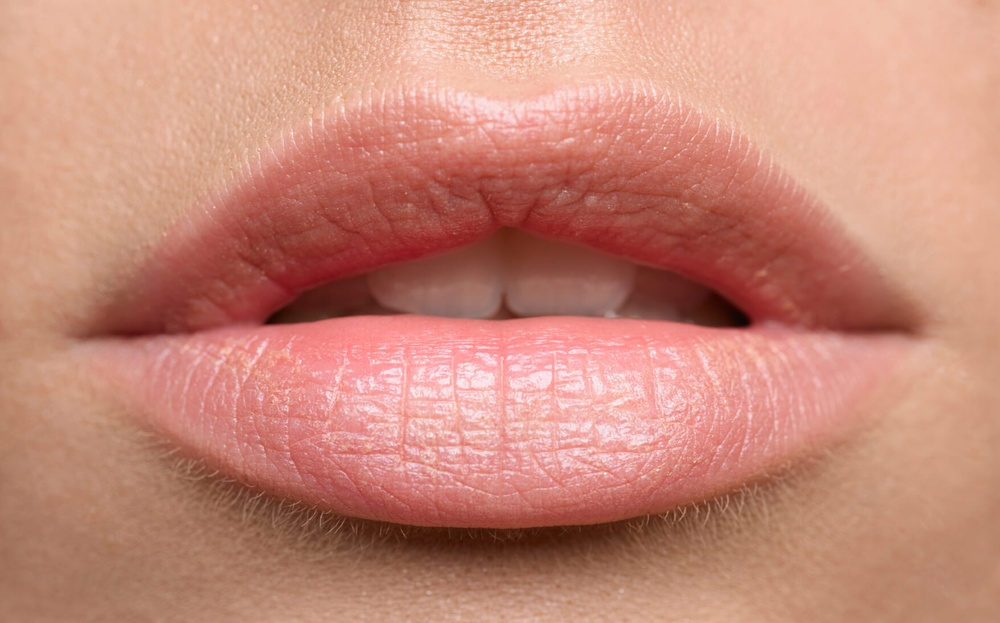
#> input picture lips2.jpg, 1000 x 623 px, shrunk from 1755 x 1094 before the run
$ jupyter execute lip_contour.ipynb   (older library calls are emulated)
#> lines starting #> are read from the running program, lines starting #| are printed output that depends on the picture; after the words box and inside, x2 and y2 are one past the last pixel; in counts of white or black regions, pixels touching at a corner belong together; long printed decimals are rounded
[cell 1]
import cv2
from PIL import Image
import numpy as np
from matplotlib import pyplot as plt
from skimage import measure
import colorsys

[cell 2]
img = cv2.imread('lips2.jpg',1)
#> img is the input picture: shape (623, 1000, 3); mean B, G, R 120.8, 137.2, 198.9
img1 = cv2.imread('lips2.jpg',1)
img = img.astype(np.float64)/255
x1, y1, z1 = img.shape
#> x1 = 623; y1 = 1000; z1 = 3
chart = np.zeros((x1,y1), dtype = float)
min = 8
max = -8
for i in range(x1):
    for j in range(y1):
        x2 = img[i][j]
        yt, it, qt = colorsys.rgb_to_yiq(x2[0], x2[1], x2[2])
        chart[i][j] = qt

        if(qt<min):
            min = qt
        if(qt>max):
            max = qt
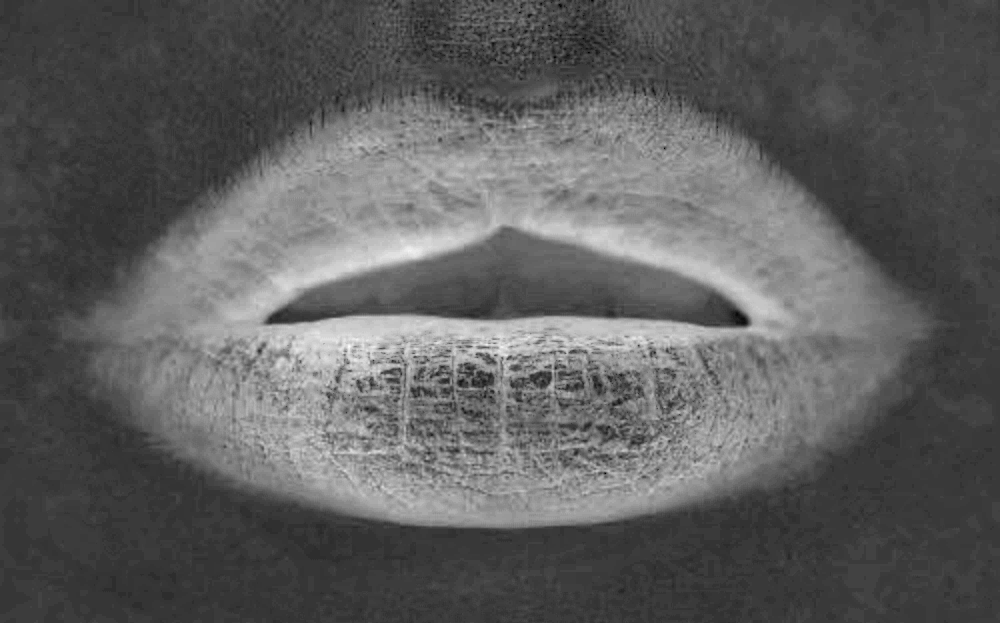
#> chart: shape (623, 1000) float64; min 0.00299, max 0.161, mean 0.0618; drawn with min black and max white
#> after the loop, max = 0.161; min = 0.00299
# [8 lines of commented-out code are left out]
cr = min
#> cr = 0.00299
rr = []
for i in range(15):
    cp = 0.060
    rr.append(cp)
    cp = cp+0.001
# while(cr>=min and cr<=max):
chart11 = chart
th = 0
max11 = 0
for ee in rr:
    for j in range(x1):
        for k in range(y1):
            if(chart[j][k] < ee):
                chart[j][k] = 0
            else:
                chart[j][k] = 1
    chart = chart*255
    chart = chart.astype(np.uint8)
    chart = cv2.morphologyEx(chart, cv2.MORPH_OPEN, cv2.getStructuringElement(cv2.MORPH_ELLIPSE, (5,5)))
    chart = cv2.morphologyEx(chart, cv2.MORPH_CLOSE, cv2.getStructuringElement(cv2.MORPH_ELLIPSE, (15,15)))

    ret,thresh = cv2.threshold(chart,1,255,0)
    immm,contours, hierarchy = cv2.findContours(thresh,cv2.RETR_TREE,cv2.CHAIN_APPROX_SIMPLE)
    # print(contours)
    listx = []
    boxes = np.zeros(chart.shape,np.uint8)
    for c in contours:
        area = cv2.contourArea(c)
        if (area>60000):
            listx.append(c)
    for c in listx:
        cv2.drawContours(img1, [c], -1, (0,255,120), 1)
    # listx1 = np.zeros(listx.length)
    len1 = (listx[0].shape)
    # print(listx.copy())
    x1a = []
    x2a = []
    sum1 = 0
    for hh in range(0,len1[0]):
        x1a.append(listx[0][hh][0]+[0,4])
        x2a.append(listx[0][hh][0]+[0,-4])
        if(x1a[hh][0]<x1 and x2a[hh][0]<x1 and x1a[hh][1]<y1 and x2a[hh][1]<y1):
            d = chart11[x1a[hh][0]][x1a[hh][1]]- chart11[x2a[hh][0]][x2a[hh][1]]
            sum1 = sum1 + d*d
    sum1 = sum1/len1[0]
    if(sum1 > max11):
        max11 = sum1
        th = ee
#> this loop made 15 passes
#> pass 1, `chart = chart*255`:
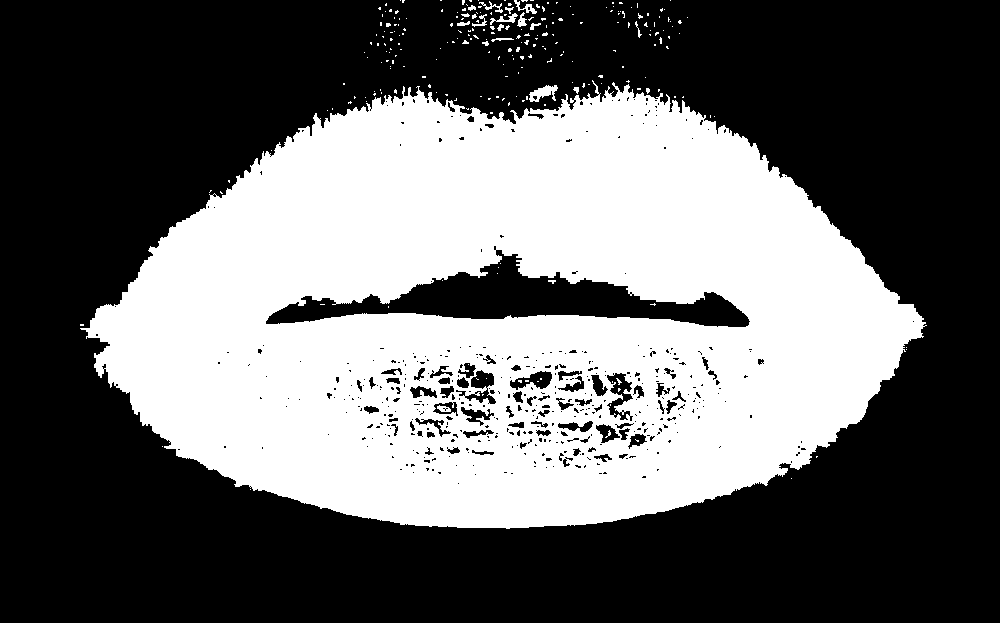
#> chart: shape (623, 1000) float64; 39.7% white; 252 white regions (233 under 20 px), largest, box (x1, y1, x2, y2) and area: (80, 80, 927, 529) 245183, (529, 85, 558, 102) 265, (490, 13, 518, 25) 114
#> pass 1, `chart = cv2.morphologyEx(chart, cv2.MORPH_OPEN, cv2.getStructuringElem..`:
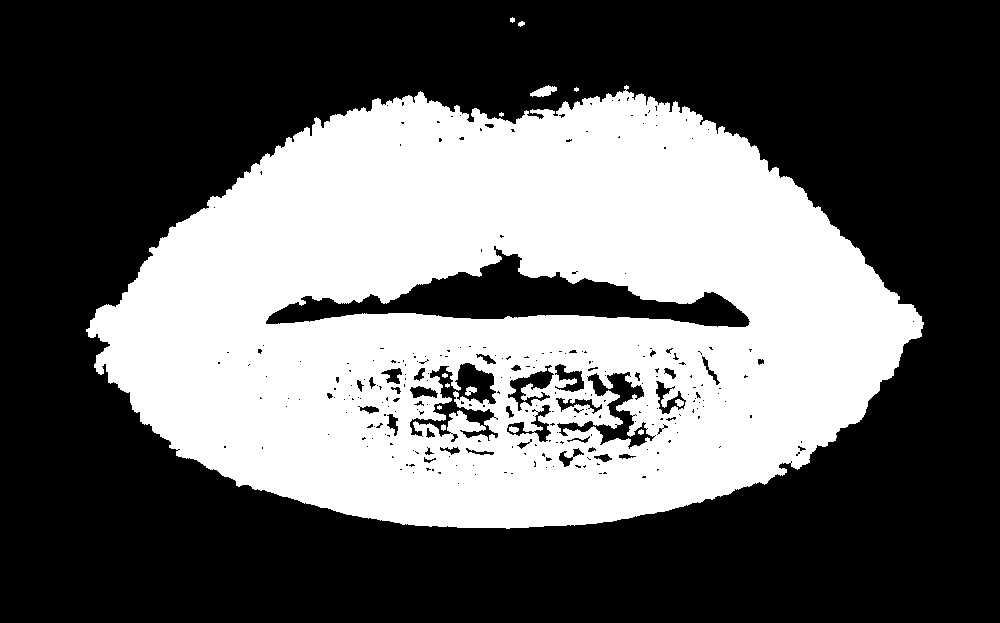
#> chart: shape (623, 1000); 38.9% white; 14 white regions (4 under 20 px), largest, box (x1, y1, x2, y2) and area: (86, 85, 924, 529) 241582, (530, 85, 557, 97) 187, (465, 386, 477, 396) 71
#> pass 1, `chart = cv2.morphologyEx(chart, cv2.MORPH_CLOSE, cv2.getStructuringEle..`:
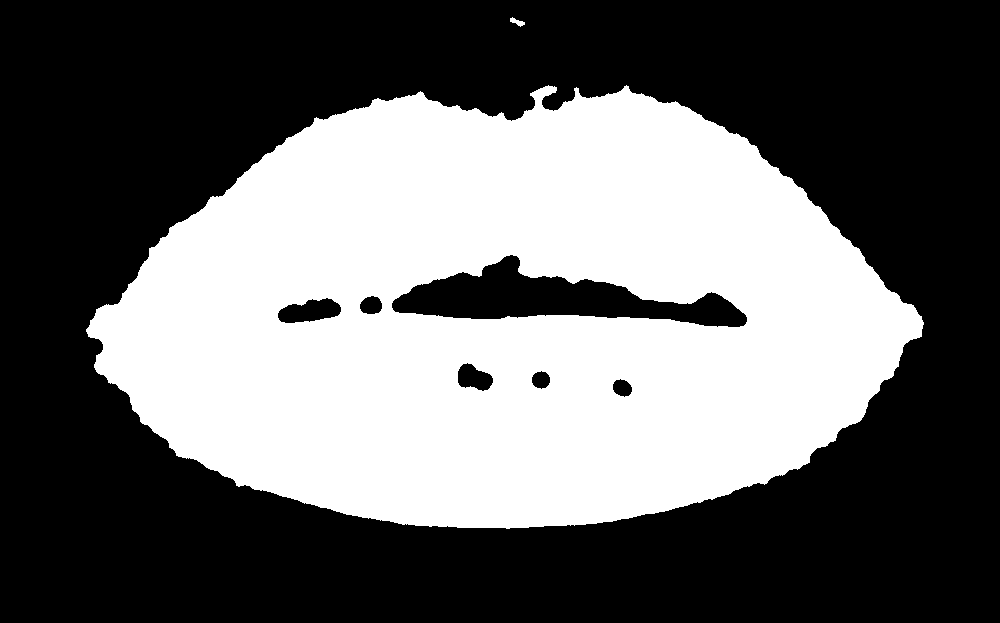
#> chart: shape (623, 1000); 40.6% white; 2 white regions, box (x1, y1, x2, y2) and area: (86, 85, 924, 529) 253100, (510, 17, 525, 27) 70
#> after the loop:
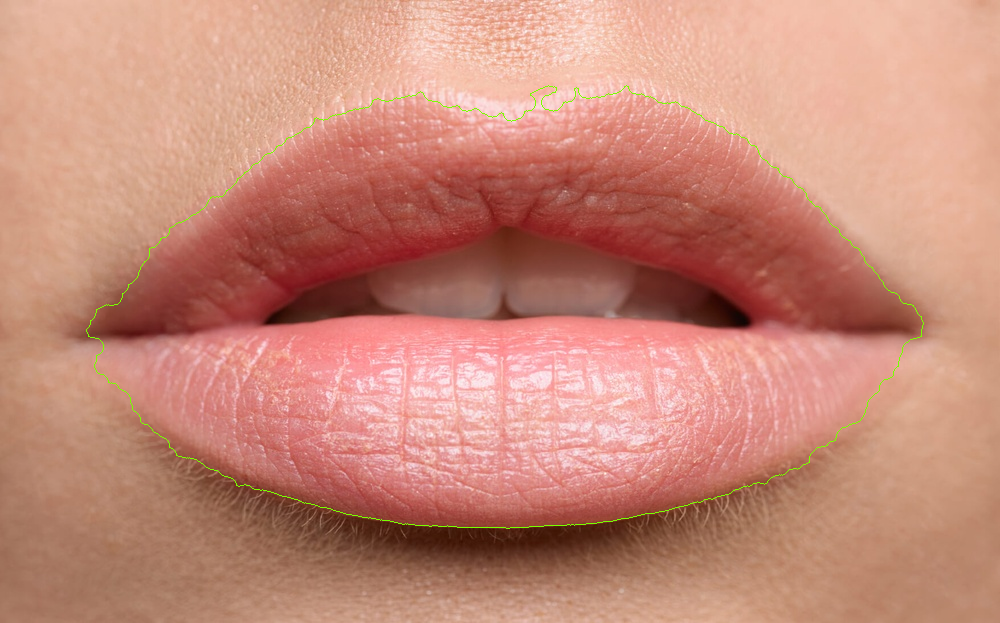
#> img1: shape (623, 1000, 3); 0.33% of pixels changed, all inside (x1, y1, x2, y2) = (86, 85, 924, 529)
#> after the loop, max11 = 0.0382; th = 0.06
print(max11)
#| 0.03822


for j in range(x1):
        for k in range(y1):
            if(chart11[j][k] < th):
                chart11[j][k] = 0
            else:
                chart11[i][k] = 1
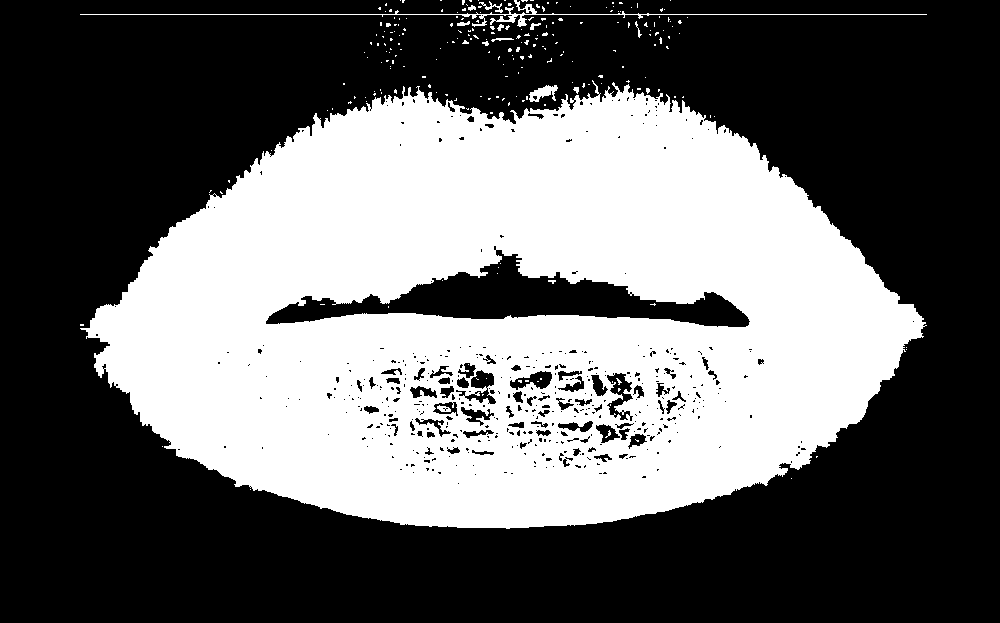
#> chart11: shape (623, 1000) float64; values 0 (black) and 1 (white), 39.8% white; 235 white regions (221 under 20 px), largest, box (x1, y1, x2, y2) and area: (80, 80, 927, 529) 245183, (80, 0, 927, 27) 1306, (529, 85, 558, 102) 265
chart = chart11*255
chart = chart.astype(np.uint8)
#> chart: shape (623, 1000); 39.8% white; 235 white regions (221 under 20 px)
chart = cv2.morphologyEx(chart, cv2.MORPH_OPEN, cv2.getStructuringElement(cv2.MORPH_ELLIPSE, (5,5)))
chart = cv2.morphologyEx(chart, cv2.MORPH_CLOSE, cv2.getStructuringElement(cv2.MORPH_ELLIPSE, (15,15)))

ret,thresh = cv2.threshold(chart,1,255,0)
immm,contours, hierarchy = cv2.findContours(thresh,cv2.RETR_TREE,cv2.CHAIN_APPROX_SIMPLE)
    # print(contours)
listx = []
boxes = np.zeros(chart.shape,np.uint8)
for c in contours:
    area = cv2.contourArea(c)
    if (area>60000):
        listx.append(c)
#> this loop made 8 passes
#> area on passes 1 to 8: 266215.5, 275.5, 269, 701, 1143.5, 342, 11968, 52.5
#> after the loop, listx = 1 contour; box (x1, y1, x2, y2) and area: (86, 85, 924, 529) 266216
for c in listx:
    cv2.drawContours(img1, [c], -1, (0,255,120), 1)
#> this loop made 1 pass


cv2.imwrite("hh.jpg",img1)
cv2.imshow("Image",img1)
cv2.waitKey(0)
cv2.destroyAllWindows()
